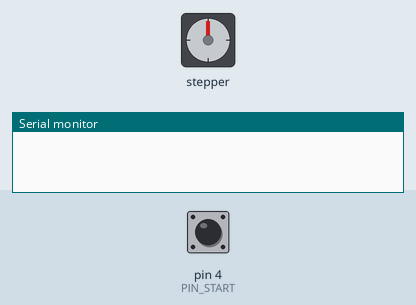
The sketch below on a simulated Arduino Uno, built with avr-gcc and run on an emulated ATmega328P. Parts: stepper motor, the last lines printed to the serial monitor. Wiring (inferred from the names in the program): stepper motor driver (200 steps per turn assumed): step pin 2; direction pin 3; enable pin 8. Inputs (shaded band) come from the test bench; at power-on: pin 4 (PIN_START) HIGH.

Above: at 1.2 s.
1.3 s: pin 4 (PIN_START) pulled LOW for 0.15 s
At 2.2 s:
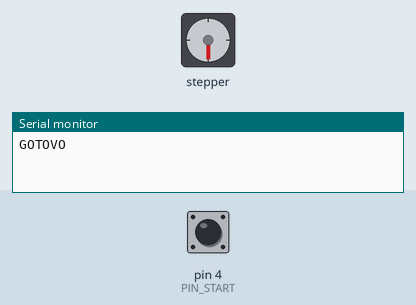
3.3 s: pin 4 (PIN_START) pulled LOW for 1 s
At 3.73 s:
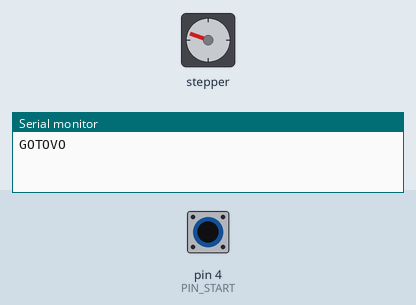
5.8 s: pin 4 (PIN_START) pulsed LOW 5 times (0.12 s each, 0.3 s apart)
At 6.8 s:
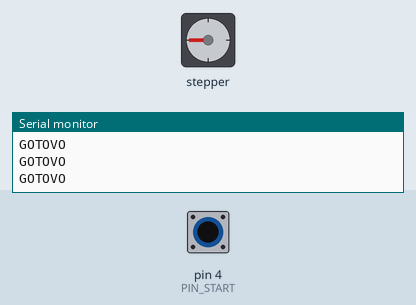
Timing chart, 0 to 9.0 s (numbered marks = the images above; inputs shaded):
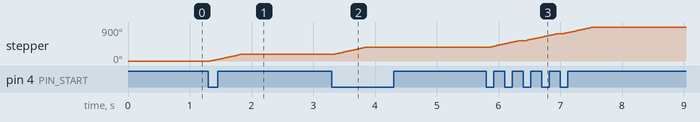

The sketch:

LV15B_NEMA17_A4988.ino
```cpp
// LV15B: NEMA 17 i A4988 u punom koraku.
// Motor, izvor i strujno ogranicenje priprema nastavnik.
const byte PIN_STEP = 2;
const byte PIN_DIR = 3;
const byte PIN_START = 4;
const byte PIN_EN = 8;
const unsigned int BROJ_KORAKA = 100;
const unsigned long RAZMAK_KORAKA_US = 5000UL;  // 200 impulsa/s.
unsigned int preostaliKoraci = 0;
unsigned long vrijemeZadnjegKoraka = 0;
unsigned long vrijemePromjeneTipke = 0;
bool motorSeKrece = false;
bool prethodnoOcitanje = HIGH;
bool stabilnoStanjeTipke = HIGH;
bool tipkaJeBilaOtpustena = false;

bool novaTipkaPritisnuta() {
  bool ocitanjeTipke = digitalRead(PIN_START);
  if (ocitanjeTipke == HIGH) {
    tipkaJeBilaOtpustena = true;
  }
  if (ocitanjeTipke != prethodnoOcitanje) {
    prethodnoOcitanje = ocitanjeTipke;
    vrijemePromjeneTipke = millis();
  }
  if (millis() - vrijemePromjeneTipke >= 30 &&
      ocitanjeTipke != stabilnoStanjeTipke) {
    stabilnoStanjeTipke = ocitanjeTipke;
    return stabilnoStanjeTipke == LOW && tipkaJeBilaOtpustena;
  }
  return false;
}

void setup() {
  digitalWrite(PIN_EN, HIGH);  // EN=HIGH iskljucuje A4988.
  pinMode(PIN_EN, OUTPUT);
  pinMode(PIN_STEP, OUTPUT);
  digitalWrite(PIN_STEP, LOW);
  pinMode(PIN_DIR, OUTPUT);
  digitalWrite(PIN_DIR, HIGH);
  pinMode(PIN_START, INPUT_PULLUP);
  Serial.begin(9600);
}

void loop() {
  bool noviPritisak = novaTipkaPritisnuta();
  if (noviPritisak && !motorSeKrece) {
    preostaliKoraci = BROJ_KORAKA;
    motorSeKrece = true;
    digitalWrite(PIN_EN, LOW);  // Omoguci izlaze A4988.
    vrijemeZadnjegKoraka = micros();
  }

  if (motorSeKrece &&
      (unsigned long)(micros() - vrijemeZadnjegKoraka) >= RAZMAK_KORAKA_US) {
    vrijemeZadnjegKoraka = micros();
    if (preostaliKoraci == 0) {
      // Nakon zadnjeg impulsa pricekaj jos cijeli interval pa ugasi pogon.
      digitalWrite(PIN_EN, HIGH);
      motorSeKrece = false;
      Serial.println(F("GOTOVO"));
    } else {
      // Jedan STEP impuls: HIGH najmanje 3 us, zatim LOW.
      digitalWrite(PIN_STEP, HIGH);
      delayMicroseconds(3);
      digitalWrite(PIN_STEP, LOW);
      preostaliKoraci = preostaliKoraci - 1;
    }
  }
}
```

Measured:
- after the input at 1.3 s, stepper: turns 180° clockwise in 0.50 s, starting at once
- after the input at 3.3 s, stepper: turns 180° clockwise in 0.50 s, starting at once
- after the input at 5.8 s, stepper: turns 540° clockwise in 1.7 s, starting at once
